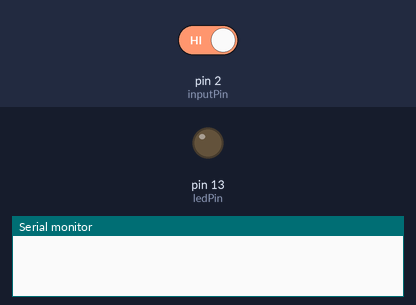
A sketch run on a simulated Arduino Uno, built with avr-gcc and run on an emulated ATmega328P. Parts: output pins drawn as LEDs (lit = HIGH), the last lines printed to the serial monitor. The inputs (shaded band) are chosen by the test bench; at power-on: pin 2 (inputPin) HIGH.

Above: at 1.2 s.
1.3 s: pin 2 (inputPin) driven LOW
At 1.6 s:
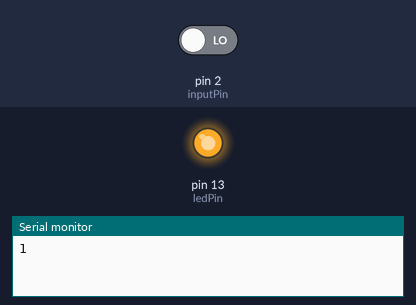
Timing chart, 0 to 4.3 s (numbered marks = the images above; inputs shaded):
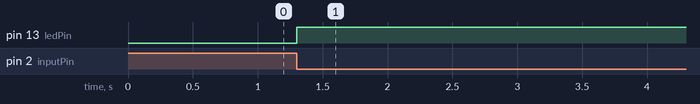

Measured:
- after the input at 1.3 s, pin 13 (ledPin): LOW → HIGH at once

The sketch:

interrupts_Demo2.ino
```cpp
/*
Pushbutton interrupt sketch
a switch connected to interrupt pin 2 lights the LED on pin 13
A volatile counter keeps track of button presses.
*/
const int ledPin = 13;
const int inputPin = 2;
volatile byte counter = 0;

void setup() {
  pinMode(ledPin, OUTPUT);
  attachInterrupt(0,buttonPressed,FALLING);
  Serial.begin(9600);
}

void loop()
  {
  }

void buttonPressed()
{
  counter++;
  Serial.println(counter, DEC);
  if (digitalRead(ledPin))
      digitalWrite(ledPin,LOW);
  else
      digitalWrite(ledPin,HIGH);
}
```
